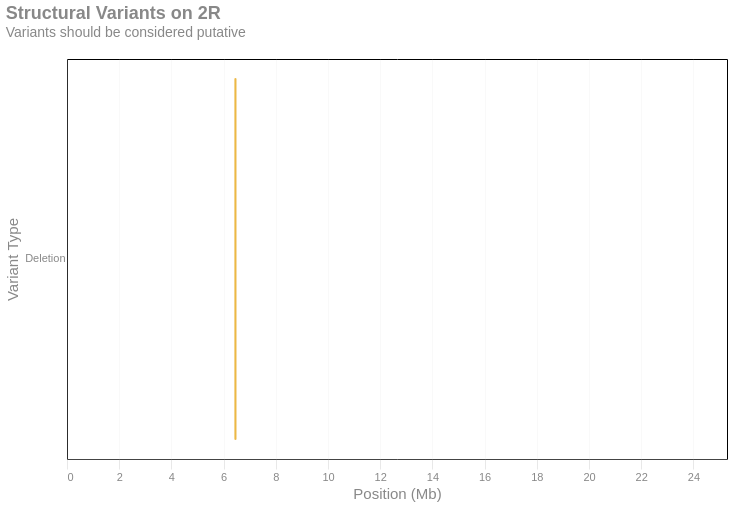

Notebook source saved alongside this figure:
### Code cell
sv_by_chromosome(unique_variants, "Structural Variants Detected")

### Figure 1 — Vega-Lite specification as saved in the notebook (floating-point values rounded to 4 significant figures)
{"width": "container", "height": 400, "config": {"title": {"anchor": "start", "dy": -15, "fontSize": 18, "color": "#888888", "subtitleColor": "#888888", "subtitleFontSize": 14}, "arc": {"fill": "#0072B2"}, "axis": {"domainColor": "#888888", "domainWidth": 0.5, "gridWidth": 0.2, "grid": false, "titleFontWeight": 400, "titleFontSize": 15, "labelFontSize": 11, "labelColor": "#888888", "tickColor": "#888888", "tickWidth": 0.2, "titleColor": "#888888"}, "axisBand": {"grid": false}, "axisX": {"grid": true, "tickSize": 10, "domainCap": "round"}, "axisY": {"domain": false, "grid": true, "tickSize": 0, "domainCap": "round"}, "background": "transparent", "header": {"labelFontSize": 15, "labelColor": "#888888", "titleFontSize": 15, "titleFontWeight": 600, "titleColor": "#888888"}, "legend": {"labelFont": "sans-serif", "labelFontSize": 12, "labelColor": "#888888", "symbolSize": 100, "symbolType": "circle", "titleFontSize": 12, "titlePadding": 10, "titleColor": "#888888", "title": ""}, "range": {"category": ["#E69F00", "#56B4E9", "#009E73", "#F0E442", "#0072B2", "#D55E00", "#CC79A7", "#000000"], "diverging": ["#cfe8f3", "#a2d4ec", "#73bfe2", "#46abdb", "#1696d2", "#12719e"]}, "area": {"fill": "#0072B2", "fillOpacity": 0.7, "line": true, "strokeOpacity": 0.7}, "line": {"color": "#0072B2", "stroke": "#0072B2", "strokewidth": 5}, "trail": {"color": "#0072B2", "stroke": "#0072B2", "strokeWidth": 0, "size": 1}, "path": {"stroke": "#0072B2", "strokeWidth": 0.5}, "point": {"filled": true}, "text": {"color": "#888888", "fontSize": 11, "align": "right", "fontWeight": 400, "size": 11}, "bar": {"fill": "#0072B2", "stroke": false}, "view": {"stroke": "none", "continuousWidth": 660, "continuousHeight": 400}}, "data": {"name": "data-d4c094741168d4fa2b94ce551eb8570b"}, "mark": {"type": "bar", "cornerRadius": 8, "opacity": 0.7, "strokeWidth": 2}, "encoding": {"color": {"field": "Type", "legend": null, "scale": {"domain": ["Inversion", "Deletion", "Duplication", "Breakend"], "range": ["#56B4E9", "#E69F00", "#009E73", "#CC79A7"]}, "type": "nominal"}, "stroke": {"condition": {"param": "highlight", "empty": false, "value": "#7ae00d"}, "field": "Type", "scale": {"domain": ["Inversion", "Deletion", "Duplication", "Breakend"], "range": ["#56B4E9", "#E69F00", "#009E73", "#CC79A7"]}, "type": "nominal"}, "tooltip": [{"field": "Type", "title": "Variant Type", "type": "nominal"}, {"field": "Contig", "title": "Contig", "type": "nominal"}, {"field": "Start", "format": ",", "title": "Start", "type": "quantitative"}, {"field": "End", "format": ",", "title": "End", "type": "quantitative"}, {"field": "var_length", "format": ",", "title": "Length", "type": "quantitative"}, {"field": "N Samples", "title": "# Samples", "type": "quantitative"}, {"field": "Samples", "title": "Samples", "type": "nominal"}], "x": {"axis": {"title": "Position (Mb)", "labelExpr": "datum.value / 1000000"}, "field": "Start", "scale": {"domain": [0, {"expr": "param_f3d4ff0ca39f97ad"}]}, "type": "quantitative"}, "x2": {"field": "End"}, "y": {"field": "Type", "title": "Variant Type", "type": "nominal"}}, "params": [{"name": "chrom_choice", "select": {"type": "point", "fields": ["Contig"]}, "bind": {"input": "select", "options": ["2R", "3L"], "name": "Contig: "}, "value": "2R"}, {"name": "param_f3d4ff0ca39f97ad", "expr": "data(\"data_0\")[0].length"}, {"name": "highlight", "select": {"type": "point", "on": "pointerover"}}, {"name": "param_db82be42624d4632", "select": {"type": "interval", "encodings": ["x"]}, "bind": "scales"}], "title": {"text": {"expr": "\"Structural Variants on \" + chrom_choice.Contig"}, "subtitle": "Variants should be considered putative"}, "transform": [{"calculate": "datum.End - datum.Start", "as": "var_length"}, {"filter": {"param": "chrom_choice"}}], "$schema": "https://vega.github.io/schema/vega-lite/v6.1.0.json", "datasets": {"data-d4c094741168d4fa2b94ce551eb8570b": [{"Contig": "2R", "Start": 6451021, "End": 6455841, "Type": "Deletion", "N Samples": 1, "Samples": "sample2", "length": 25286936}, {"Contig": "3L", "Start": 16523447, "End": 16528337, "Type": "Deletion", "N Samples": 1, "Samples": "sample1", "length": 28110227}]}}
